Frame 1 (no input): blank canvas, image omitted
Frame 60 (the mouse pressed at the canvas centre just before this capture): blank canvas, image omitted
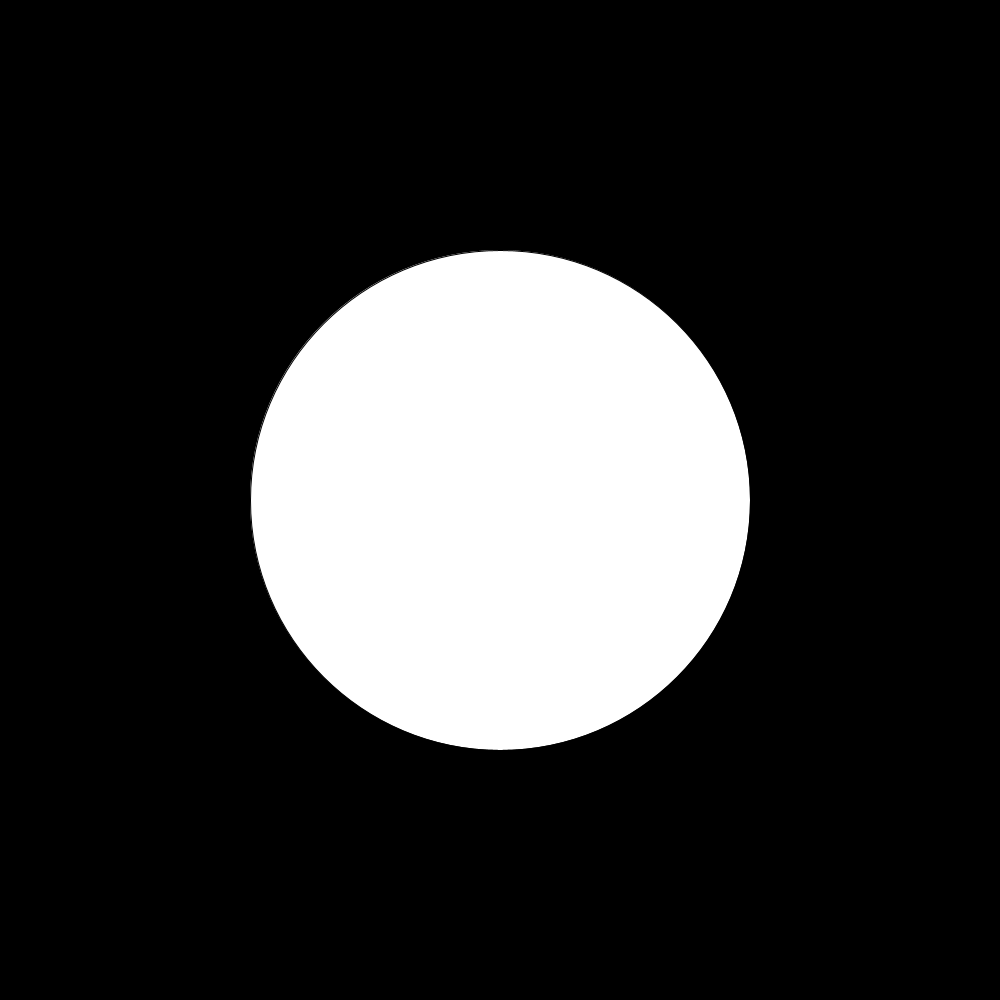
Frame 120 (the mouse held since frame 60 and released just before this capture)

The Processing sketch whose frames 1 and 60 were blank and that drew this single picture after the mouse press (run headless with seeded random() and noise(); from frame 60 on, the mouse is pressed at the canvas centre):

// Processing sketch: mouse
// ── mouse.pde
void setup() {
    size(1000, 1000);
}

void draw() {
    background(0);
    ellipse(width/2, height/2, mouseX, mouseY);
}
